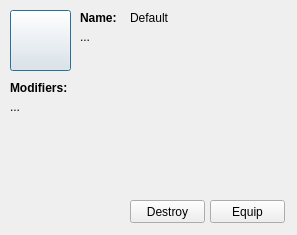
<?xml version="1.0" encoding="UTF-8"?>
<ui version="4.0">
 <class>Dialog</class>
 <widget class="QDialog" name="Dialog">
  <property name="geometry">
   <rect>
    <x>0</x>
    <y>0</y>
    <width>297</width>
    <height>235</height>
   </rect>
  </property>
  <property name="windowTitle">
   <string>Dialog</string>
  </property>
  <widget class="QPushButton" name="item_icon">
   <property name="geometry">
    <rect>
     <x>10</x>
     <y>10</y>
     <width>61</width>
     <height>61</height>
    </rect>
   </property>
   <property name="autoFillBackground">
    <bool>true</bool>
   </property>
   <property name="styleSheet">
    <string notr="true"/>
   </property>
   <property name="text">
    <string/>
   </property>
   <property name="iconSize">
    <size>
     <width>41</width>
     <height>41</height>
    </size>
   </property>
   <property name="autoDefault">
    <bool>true</bool>
   </property>
   <property name="flat">
    <bool>false</bool>
   </property>
  </widget>
  <widget class="QPushButton" name="equip_button">
   <property name="geometry">
    <rect>
     <x>210</x>
     <y>200</y>
     <width>75</width>
     <height>23</height>
    </rect>
   </property>
   <property name="text">
    <string>Equip</string>
   </property>
  </widget>
  <widget class="QPushButton" name="destroy_button">
   <property name="geometry">
    <rect>
     <x>130</x>
     <y>200</y>
     <width>75</width>
     <height>23</height>
    </rect>
   </property>
   <property name="text">
    <string>Destroy</string>
   </property>
  </widget>
  <widget class="QLabel" name="name_label">
   <property name="geometry">
    <rect>
     <x>80</x>
     <y>10</y>
     <width>41</width>
     <height>16</height>
    </rect>
   </property>
   <property name="text">
    <string>&lt;html&gt;&lt;head/&gt;&lt;body&gt;&lt;p&gt;&lt;span style=&quot; font-weight:600;&quot;&gt;Name:&lt;/span&gt;&lt;/p&gt;&lt;/body&gt;&lt;/html&gt;</string>
   </property>
  </widget>
  <widget class="QLabel" name="modifiers_label">
   <property name="geometry">
    <rect>
     <x>10</x>
     <y>80</y>
     <width>61</width>
     <height>16</height>
    </rect>
   </property>
   <property name="text">
    <string>&lt;html&gt;&lt;head/&gt;&lt;body&gt;&lt;p&gt;&lt;span style=&quot; font-weight:600;&quot;&gt;Modifiers:&lt;/span&gt;&lt;/p&gt;&lt;/body&gt;&lt;/html&gt;</string>
   </property>
  </widget>
  <widget class="QLabel" name="modifiers_value">
   <property name="geometry">
    <rect>
     <x>10</x>
     <y>100</y>
     <width>271</width>
     <height>91</height>
    </rect>
   </property>
   <property name="text">
    <string>&lt;html&gt;&lt;head/&gt;&lt;body&gt;&lt;p&gt;...&lt;/p&gt;&lt;/body&gt;&lt;/html&gt;</string>
   </property>
   <property name="textFormat">
    <enum>Qt::RichText</enum>
   </property>
   <property name="alignment">
    <set>Qt::AlignLeading|Qt::AlignLeft|Qt::AlignTop</set>
   </property>
  </widget>
  <widget class="QLabel" name="description_value">
   <property name="geometry">
    <rect>
     <x>80</x>
     <y>30</y>
     <width>201</width>
     <height>51</height>
    </rect>
   </property>
   <property name="text">
    <string>&lt;html&gt;&lt;head/&gt;&lt;body&gt;&lt;p&gt;...&lt;/p&gt;&lt;/body&gt;&lt;/html&gt;</string>
   </property>
   <property name="textFormat">
    <enum>Qt::RichText</enum>
   </property>
   <property name="alignment">
    <set>Qt::AlignLeading|Qt::AlignLeft|Qt::AlignTop</set>
   </property>
  </widget>
  <widget class="QLabel" name="name_value">
   <property name="geometry">
    <rect>
     <x>130</x>
     <y>10</y>
     <width>41</width>
     <height>16</height>
    </rect>
   </property>
   <property name="text">
    <string>&lt;html&gt;&lt;head/&gt;&lt;body&gt;&lt;p&gt;Default&lt;/p&gt;&lt;/body&gt;&lt;/html&gt;</string>
   </property>
  </widget>
 </widget>
 <resources/>
 <connections/>
</ui>
